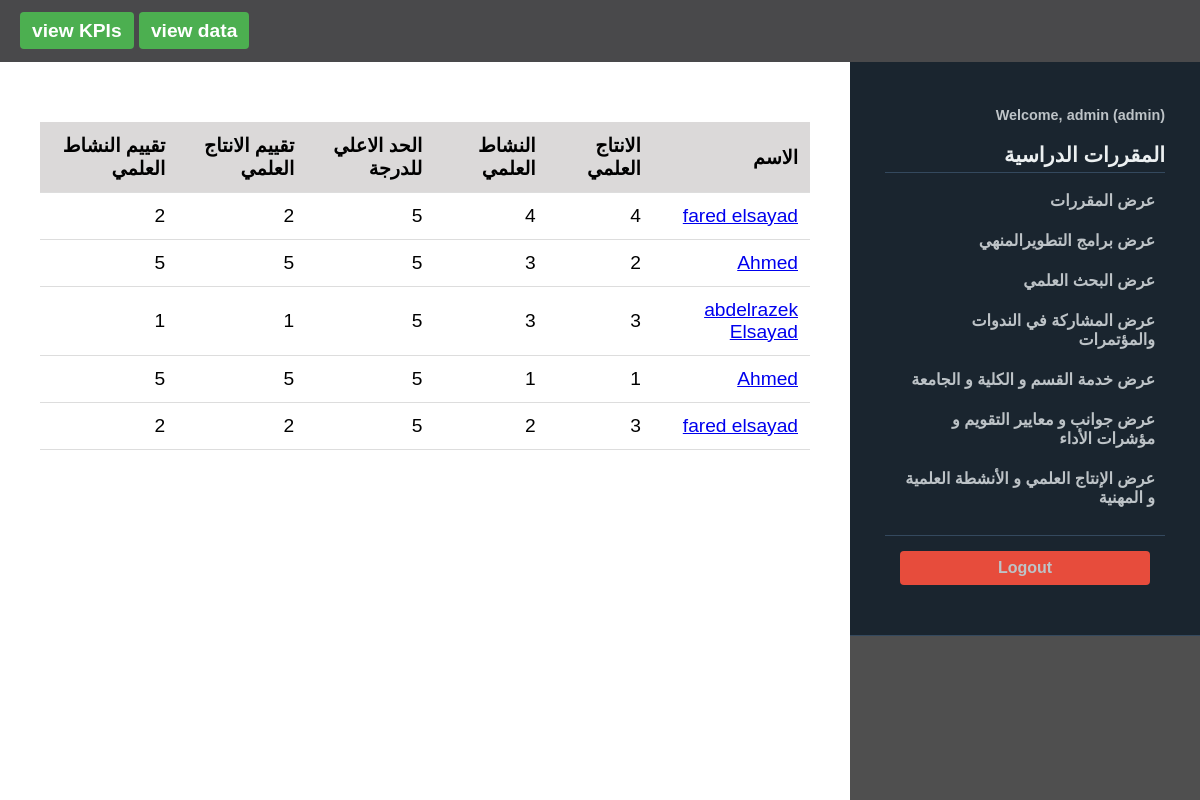
Screenshot of /view/Scientific_production (signed in) with the database file from the repository.
### tables this page shows
CREATE TABLE "Scientific_production" (
	"id"	INTEGER,
	"user_id"	INTEGER NOT NULL,
	"Scientific_research"	INTEGER NOT NULL,
	"supervision_Graduation"	INTEGER NOT NULL,
	"Scientific_sum"	INTEGER,
	"created_at"	INTEGER DEFAULT CURRENT_TIMESTAMP,
	"Scientific_research_Evaluation"	INTEGER,
	"supervision_Graduation_Evaluation"	INTEGER,
	"evaluation_sum"	INTEGER,
	PRIMARY KEY("id" AUTOINCREMENT),
	FOREIGN KEY("user_id") REFERENCES "users"("id")
);

CREATE TABLE users (
            id INTEGER PRIMARY KEY AUTOINCREMENT,
            username TEXT UNIQUE NOT NULL,
            password TEXT NOT NULL,
            role TEXT NOT NULL DEFAULT 'user',
            full_name TEXT
        );

### app.py (the view)
@app.route('/view/Scientific_production')
@login_required
@admin_required
def view_Scientific_production():
    conn = get_db_connection()
    Scientific_production = conn.execute('''
        SELECT Scientific_production.*, users.username, users.full_name
        FROM Scientific_production
        JOIN users ON Scientific_production.user_id = users.id
        ORDER BY Scientific_production.created_at DESC
    ''').fetchall()
    conn.close()
    return render_template('view_data/view_Scientific_production.html', Scientific_production=Scientific_production)

### app.py (called while the page is built)
def get_db_connection():
    conn = sqlite3.connect(DATABASE)
    conn.row_factory = sqlite3.Row
    return conn

def login_required(f):
    @wraps(f)
    def decorated_function(*args, **kwargs):
        if 'user_id' not in session:
            flash('Please log in to access this page.', 'danger')
            return redirect(url_for('login'))
        return f(*args, **kwargs)
    return decorated_function

def admin_required(f):
    @wraps(f)
    def decorated_function(*args, **kwargs):
        if 'user_id' not in session:
            flash('Please log in to access this page.', 'danger')
            return redirect(url_for('login'))
        if session.get('role') != 'admin':
            flash('You do not have permission to access this page.', 'danger')
            return redirect(url_for('index'))
        return f(*args, **kwargs)
    return decorated_function

### templates/view_data/view_Scientific_production.html
{% extends "base.html" %}
{% block content %}
    {% if Scientific_production %}
<div class="table-content" >
        <table>
            <thead>
                <tr>
                    <th> الاسم </th>
                    <th>الانتاج العلمي</th>
                    <th>النشاط العلمي</th>
                    <th>الحد الاعلي للدرجة</th>
                    <th>تقييم الانتاج العلمي </th>
                    <th>تقييم النشاط العلمي </th>
                </tr>
            </thead>
            <tbody>
                {% for item in Scientific_production %}
                <tr>
                    <td><a href="{{ url_for('update',id=item.user_id ) }}"> {{ item['full_name'] or item['username'] }}</a> </td>
                    <td>{{ item['Scientific_research'] }}</td>
                    <td>{{ item['supervision_Graduation'] }}</td>
                    <td>{{ 5 }}</td>
                    {% if item['Scientific_research_Evaluation']  == None %}
                   <td> لم يتم التقييم</td>
                    <td> لم يتم التقييم</td>
                   {% else %}
                    <td>{{ item['Scientific_research_Evaluation'] }}</td>
                    <td>{{ item['supervision_Graduation_Evaluation'] }}</td>
                    {% endif %}
                </tr>
                {% endfor %}
            </tbody>
        </table>
</div>
    {% else %}
        <h2>لا توجد بيانات مسجلة , {% if session.get('role') == 'admin' %}<a href="{{ url_for('add_data') }}">Add some data</a>{% endif %}</h2>
        {% endif %}
{% endblock %}

### static/styles.css (style rules this page uses)
body { font-family: 'Arial', sans-serif; margin: 0; padding: 0; background-color: #f5f5f5; }
.table-content { flex: 1; background-color: white; display: block; padding: 20px; font-size: 1em; text-align:right; direction:rtl; }
table { width: 100%; border-collapse: collapse; margin-top: 20px; direction: rtl; }
th, td { padding: 12px; text-align: right; border-bottom: 1px solid #ddd; }
th { background-color: #dbd9d9; font-weight: bold; }

### rows the page displays
Scientific_production: full_name "fared elsayad", Scientific_research "4", supervision_Graduation "4", id "5", Scientific_research_Evaluation "2", supervision_Graduation_Evaluation "2"
Scientific_production: full_name "Ahmed", Scientific_research "2", supervision_Graduation "3", value "5", Scientific_research_Evaluation "5", supervision_Graduation_Evaluation "5"
Scientific_production: full_name "abdelrazek Elsayad", Scientific_research "3", supervision_Graduation "3", value "5", Scientific_research_Evaluation "1", supervision_Graduation_Evaluation "1"
Scientific_production: full_name "Ahmed", Scientific_research "1", supervision_Graduation "1", value "5", Scientific_research_Evaluation "5", supervision_Graduation_Evaluation "5"
Scientific_production: full_name "fared elsayad", Scientific_research "3", supervision_Graduation "2", Scientific_sum "5", Scientific_research_Evaluation "2", supervision_Graduation_Evaluation "2"

### other values shown
{{ session.get('username') }} "admin"
{{ session.get('role') }} "admin"
